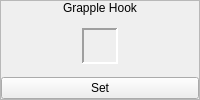
      <widget class="QFrame" name="frame_16">
       <property name="frameShape">
        <enum>QFrame::StyledPanel</enum>
       </property>
       <property name="frameShadow">
        <enum>QFrame::Raised</enum>
       </property>
       <layout class="QVBoxLayout" name="verticalLayout_30">
        <property name="spacing">
         <number>0</number>
        </property>
        <property name="margin">
         <number>0</number>
        </property>
        <item>
         <widget class="QLabel" name="label_16">
          <property name="sizePolicy">
           <sizepolicy hsizetype="Preferred" vsizetype="Fixed">
            <horstretch>0</horstretch>
            <verstretch>0</verstretch>
           </sizepolicy>
          </property>
          <property name="text">
           <string>Grapple Hook</string>
          </property>
          <property name="alignment">
           <set>Qt::AlignCenter</set>
          </property>
         </widget>
        </item>
        <item>
         <widget class="QWidget" name="widget_44" native="true">
          <layout class="QVBoxLayout" name="verticalLayout_31">
           <property name="spacing">
            <number>0</number>
           </property>
           <property name="margin">
            <number>0</number>
           </property>
           <item>
            <widget class="QWidget" name="widget_45" native="true">
             <layout class="QHBoxLayout" name="horizontalLayout_14">
              <property name="spacing">
               <number>0</number>
              </property>
              <property name="margin">
               <number>3</number>
              </property>
              <item>
               <widget class="QWidget" name="widget_46" native="true"/>
              </item>
              <item>
               <widget class="QLabel" name="lblGrappleHook">
                <property name="minimumSize">
                 <size>
                  <width>36</width>
                  <height>36</height>
                 </size>
                </property>
                <property name="maximumSize">
                 <size>
                  <width>36</width>
                  <height>36</height>
                 </size>
                </property>
                <property name="frameShape">
                 <enum>QFrame::Panel</enum>
                </property>
                <property name="frameShadow">
                 <enum>QFrame::Sunken</enum>
                </property>
                <property name="lineWidth">
                 <number>2</number>
                </property>
                <property name="text">
                 <string/>
                </property>
               </widget>
              </item>
              <item>
               <widget class="QWidget" name="widget_47" native="true"/>
              </item>
             </layout>
            </widget>
           </item>
           <item>
            <widget class="QPushButton" name="bSetGrappleHook">
             <property name="text">
              <string>Set</string>
             </property>
            </widget>
           </item>
          </layout>
         </widget>
        </item>
       </layout>
      </widget>
